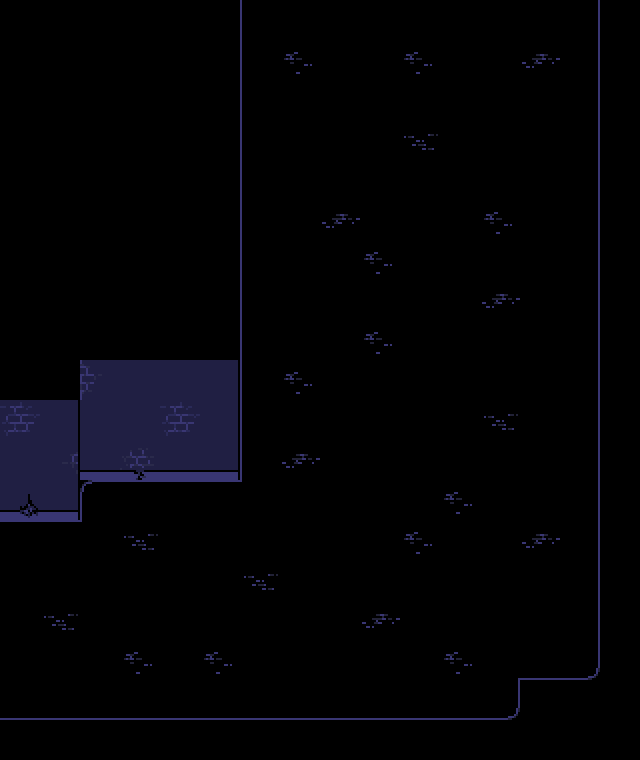

Rendered tile map (Tiled .tmx) drawn with the repository's tilesets; below, a short description and the full map source, tile grids included:
An orthogonal 16x19 tile map with 40x40 px tiles, 2 tile layers (Tile Layer 1, Tile Layer 2) and 9 objects (2x transition, entry, exit).

<map version="1.10" tiledversion="1.10.1" orientation="orthogonal" renderorder="right-down" width="16" height="19" tilewidth="40" tileheight="40" infinite="0" nextlayerid="6" nextobjectid="10">
 <editorsettings>
  <export target="deoxynn_3.lua" format="lua" />
 </editorsettings>
 <properties>
  <property name="border" value="castle" />
  <property name="music" value="jamm_dungeon" />
 </properties>
 <tileset firstgid="1" source="../../../tilesets/jamm_dungeon.tsx" />
 <layer id="1" name="Tile Layer 1" width="16" height="19">
  <data encoding="csv">
0,0,0,0,0,0,52,51,51,51,51,51,51,51,50,0,
0,0,0,0,0,0,52,51,51,51,51,51,51,51,50,0,
0,0,0,0,0,0,52,51,51,51,51,51,51,51,50,0,
0,0,0,0,0,0,52,51,51,51,51,51,51,51,50,0,
0,0,0,0,0,0,52,51,51,51,51,51,51,51,50,0,
0,0,0,0,0,0,52,51,51,51,51,51,51,51,50,0,
0,0,0,0,0,0,52,51,51,51,51,51,51,51,50,0,
0,0,0,0,0,0,52,51,51,51,51,51,51,51,50,0,
0,0,0,0,0,0,52,51,51,51,51,51,51,51,50,0,
0,0,22,23,23,23,52,51,51,51,51,51,51,51,50,0,
30,23,23,23,30,23,52,51,51,51,51,51,51,51,50,0,
23,24,37,36,37,37,52,51,51,51,51,51,51,51,50,0,
38,37,48,58,58,58,59,51,51,51,51,51,51,51,50,0,
58,58,59,51,51,51,51,51,51,51,51,51,51,51,50,0,
51,51,51,51,51,51,51,51,51,51,51,51,51,51,50,0,
51,51,51,51,51,51,51,51,51,51,51,51,51,51,50,0,
51,51,51,51,51,51,51,51,51,51,51,51,43,44,26,0,
44,44,44,44,44,44,44,44,44,44,44,44,26,0,0,0,
0,0,0,0,0,0,0,0,0,0,0,0,0,0,0,0
</data>
 </layer>
 <layer id="2" name="Tile Layer 2" width="16" height="19">
  <data encoding="csv">
0,0,0,0,0,0,0,0,0,0,0,0,0,0,0,0,
0,0,0,0,0,0,0,33,0,0,33,0,0,34,0,0,
0,0,0,0,0,0,0,0,0,0,0,0,0,0,0,0,
0,0,0,0,0,0,0,0,0,0,41,0,0,0,0,0,
0,0,0,0,0,0,0,0,0,0,0,0,0,0,0,0,
0,0,0,0,0,0,0,0,34,0,0,0,33,0,0,0,
0,0,0,0,0,0,0,0,0,33,0,0,0,0,0,0,
0,0,0,0,0,0,0,0,0,0,0,0,34,0,0,0,
0,0,0,0,0,0,0,0,0,33,0,0,0,0,0,0,
0,0,0,0,0,82,0,33,0,0,0,0,0,0,0,0,
0,82,0,0,0,82,0,0,0,0,0,0,41,0,0,0,
0,82,0,0,0,82,0,34,0,0,0,0,0,0,0,0,
0,82,0,0,0,0,0,0,0,0,0,33,0,0,0,0,
0,0,0,41,0,0,0,0,0,0,33,0,0,34,0,0,
0,0,0,0,0,0,41,0,0,0,0,0,0,0,0,0,
0,41,0,0,0,0,0,0,0,34,0,0,0,0,0,0,
0,0,0,33,0,33,0,0,0,0,0,33,0,0,0,0,
0,0,0,0,0,0,0,0,0,0,0,0,0,0,0,0,
0,0,0,0,0,0,0,0,0,0,0,0,0,0,0,0
</data>
 </layer>
 <objectgroup id="3" name="objects">
  <object id="3" name="transition" x="-40" y="480" width="40" height="320">
   <properties>
    <property name="map" value="fwood/dungeon_inside/deoxynn_2" />
    <property name="marker" value="exit" />
   </properties>
  </object>
  <object id="9" name="transition" x="240" y="-40" width="360" height="40">
   <properties>
    <property name="map" value="fwood/dungeon_inside/deoxynn_door" />
    <property name="marker" value="entry" />
   </properties>
  </object>
 </objectgroup>
 <objectgroup id="4" name="markers">
  <object id="1" name="entry" x="40" y="620">
   <point />
  </object>
  <object id="2" name="exit" x="420" y="40">
   <point />
  </object>
 </objectgroup>
 <objectgroup id="5" name="collision">
  <object id="4" x="0" y="0" width="240" height="480" />
  <object id="5" x="0" y="480" width="80" height="40" />
  <object id="6" x="0" y="720" width="640" height="40" />
  <object id="7" x="520" y="680" width="120" height="40" />
  <object id="8" x="600" y="0" width="40" height="680" />
 </objectgroup>
</map>
